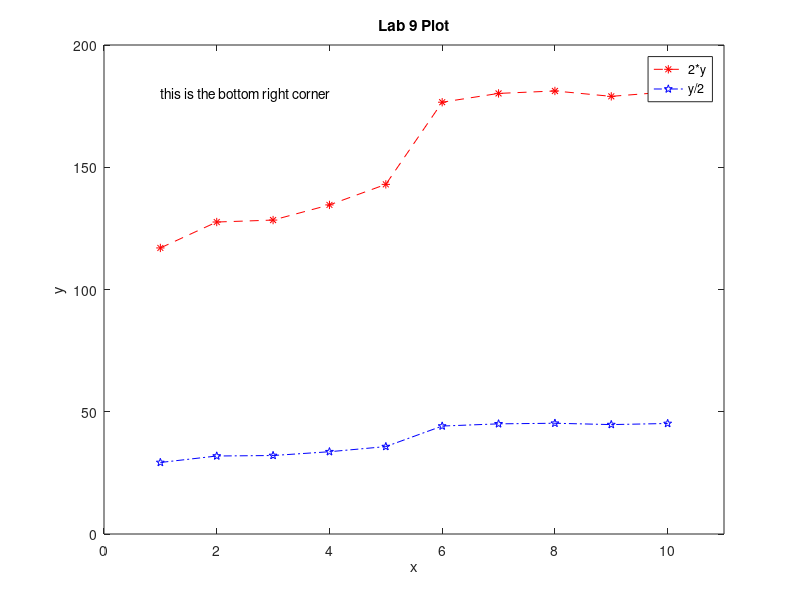

This chart was generated by the following MATLAB code: (Note: this script raises an error after producing the figure.)
%Ritch, Gabriel
% ME 203, Section# 1001
%9/22/21
%Lab 9 
%formated plots

clc; clear all; format compact;

x = [1:1:10];
y = [58.5, 63.8, 64.2, 67.3, 71.5, 88.3,...
    90.1, 90.6, 89.5,90.4];

plot(x,2*y, '--*r')
hold on
plot(x, y/2, '-.pb')
hold off
axis([0,11,0,200]);

title('Lab 9 Plot')

legend('2*y', 'y/2')

xlabel('x')
ylabel('y')

text(1,180,'this is the bottom right corner')

gtext('I did it!')
